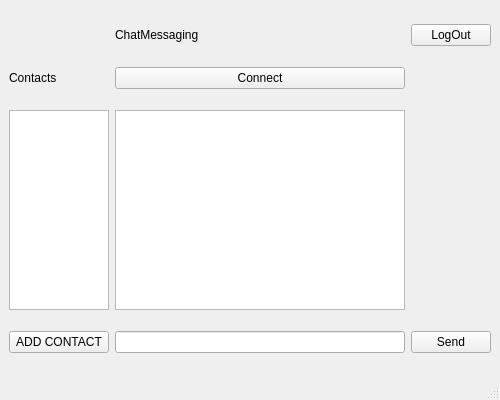
<?xml version="1.0" encoding="UTF-8"?>
<ui version="4.0">
 <class>ChatMainWindow</class>
 <widget class="QMainWindow" name="ChatMainWindow">
  <property name="geometry">
   <rect>
    <x>0</x>
    <y>0</y>
    <width>500</width>
    <height>400</height>
   </rect>
  </property>
  <property name="maximumSize">
   <size>
    <width>500</width>
    <height>400</height>
   </size>
  </property>
  <property name="windowTitle">
   <string>MainWindow</string>
  </property>
  <widget class="QWidget" name="centralwidget">
   <property name="autoFillBackground">
    <bool>true</bool>
   </property>
   <layout class="QGridLayout" name="gridLayout">
    <item row="3" column="1">
     <layout class="QHBoxLayout" name="horizontalLayout">
      <item>
       <widget class="QLineEdit" name="messageEdit"/>
      </item>
     </layout>
    </item>
    <item row="2" column="1">
     <widget class="QListView" name="chatView">
      <property name="maximumSize">
       <size>
        <width>400</width>
        <height>200</height>
       </size>
      </property>
     </widget>
    </item>
    <item row="3" column="2">
     <widget class="QPushButton" name="sendButton">
      <property name="text">
       <string>Send</string>
      </property>
     </widget>
    </item>
    <item row="1" column="1">
     <widget class="QPushButton" name="connectButton">
      <property name="text">
       <string>Connect</string>
      </property>
     </widget>
    </item>
    <item row="0" column="1">
     <widget class="QLabel" name="label">
      <property name="maximumSize">
       <size>
        <width>400</width>
        <height>30</height>
       </size>
      </property>
      <property name="text">
       <string>ChatMessaging</string>
      </property>
     </widget>
    </item>
    <item row="2" column="0">
     <widget class="QListView" name="contactsView">
      <property name="maximumSize">
       <size>
        <width>100</width>
        <height>200</height>
       </size>
      </property>
     </widget>
    </item>
    <item row="1" column="0">
     <widget class="QLabel" name="label_2">
      <property name="text">
       <string>Contacts</string>
      </property>
     </widget>
    </item>
    <item row="3" column="0">
     <widget class="QPushButton" name="addContactButton">
      <property name="text">
       <string>ADD CONTACT</string>
      </property>
     </widget>
    </item>
    <item row="0" column="2">
     <widget class="QPushButton" name="logOutButton">
      <property name="text">
       <string>LogOut</string>
      </property>
     </widget>
    </item>
   </layout>
  </widget>
  <widget class="QMenuBar" name="menubar">
   <property name="geometry">
    <rect>
     <x>0</x>
     <y>0</y>
     <width>500</width>
     <height>19</height>
    </rect>
   </property>
  </widget>
  <widget class="QStatusBar" name="statusbar"/>
 </widget>
 <resources/>
 <connections/>
</ui>
